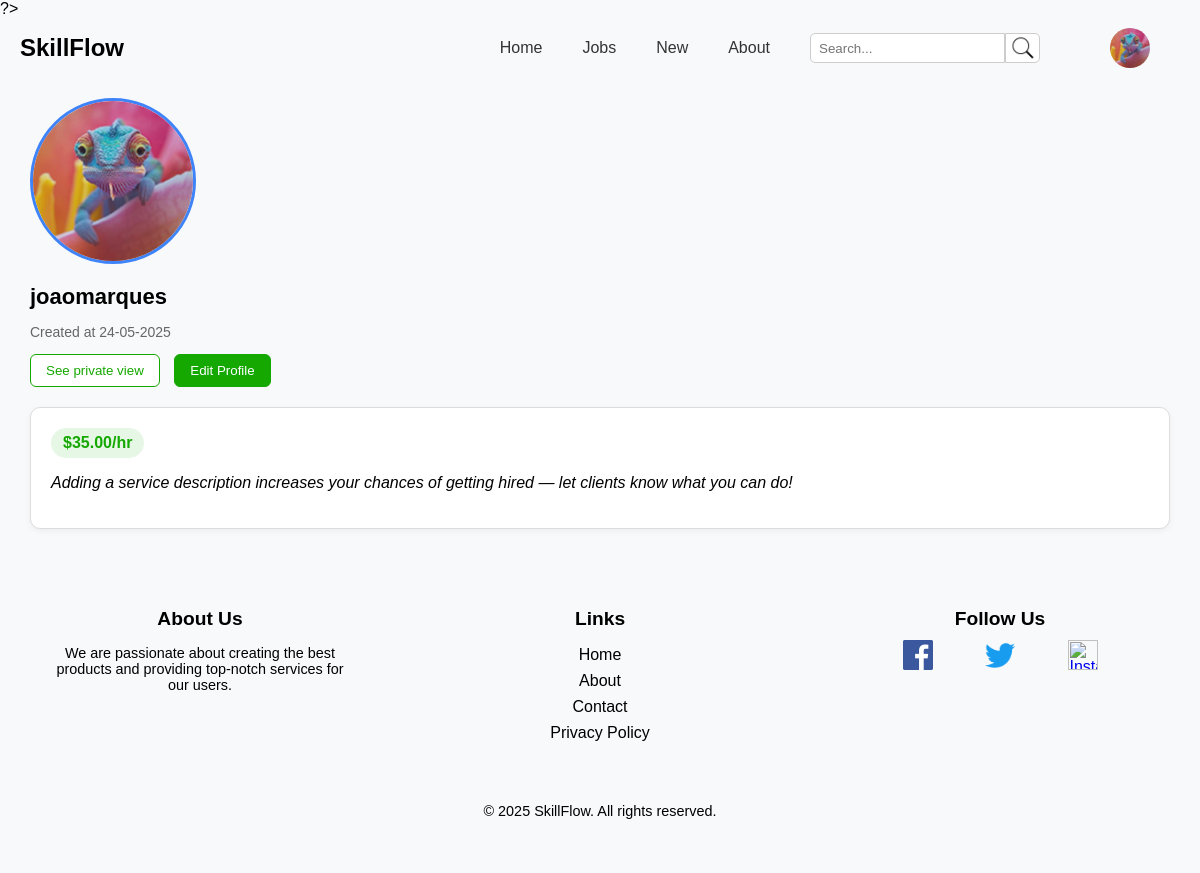
Screenshot of /Pages/profile.php (signed in) with the database file from the repository.
### tables this page shows
CREATE TABLE "User" (
    id INTEGER PRIMARY KEY AUTOINCREMENT NOT NULL,
    name TEXT NOT NULL,
    email TEXT NOT NULL UNIQUE,
    password TEXT NOT NULL,
    created_at TEXT,
    level INTEGER NOT NULL DEFAULT 1,
    birth_date TEXT NOT NULL,
    profile_picture_id INTEGER,
    phone TEXT NOT NULL,
    nr_bank_account TEXT NOT NULL,
    address TEXT NOT NULL,
    rate REAL DEFAULT 0, 
    description TEXT DEFAULT '',
    FOREIGN KEY (profile_picture_id) REFERENCES Images(id)
        ON DELETE SET NULL
);

### Utils/Session.php (called while the page is built, shortened)
<?php
  class Session {
    public function getId() : ?int {
      return isset($_SESSION['id']) ? $_SESSION['id'] : null;
    }
  }
?>

### database/userClass.php (called while the page is built, shortened)
<?php
class User {
    public function __construct(
        int $id,
        string $name,
        string $email,
        string $password,
        string $created_at,
        int $level,
        string $birth_date,
        string $phone,
        string $nr_bank_account,
        string $address,
        ?float $rate,
        ?string $description,
        ?int $profile_picture_id = null
    )
    {
        $this->name = $name;
        $this->created_at = $created_at;
        $this->rate = $rate;
        $this->profile_picture_id = $profile_picture_id;
    }
    static function getUser(PDO $db, int $id) : User {
        $stmt = $db->prepare('
            SELECT id, name, email, password, created_at, level, birth_date, phone, nr_bank_account, address, rate, description, profile_picture_id
            FROM User
            WHERE id = ?
        ');
        $stmt->execute(array($id));
        $user = $stmt->fetch();
        return new User(
            $user['id'],
            $user['name'],
            $user['email'],
            $user['password'],
            $user['created_at'],
            $user['level'],
            $user['birth_date'],
            $user['phone'],
            $user['nr_bank_account'],
            $user['address'],
            $user['rate'],
            $user['description'],
            $user['profile_picture_id'] ?? null
        );
    }
}
?>

### Pages/profile.php (the view, shortened to what this page needs)
<?php
require_once('../Templates/common_template.php');
require_once(__DIR__ . '/../Utils/Session.php');
require_once(__DIR__ . '/../database/connection.php');
require_once(__DIR__ . '/../database/userClass.php');
$session = new Session();
$db = getDatabaseConnection();
$user = User::getUser($db, $session->getId());
drawHeader($session);
?>
<!DOCTYPE html>
<html lang="en">
<head>
  <link rel="stylesheet" href="../css/profile.css" />
  <link rel="stylesheet" href="../css/navbar.css">
  <link rel="stylesheet" href="../css/footer.css">
</head>
<body>
  <section class="profile">
    <div class="profile-header">
      <?php $imageId = $user->profile_picture_id ?? null;
            $imageIdString = (string)$imageId; ?>
      <div class="profile-picture">
        <?php if ($imageId): ?>
          <img src="../Actions/images/originals/<?= htmlspecialchars($imageIdString) ?>.jpg" alt="Profile Picture" />
        <?php else: ?>
          <img src="../assets/icons/default-avatar.png" alt="Default Profile Picture" />
        <?php endif; ?>
      </div>
      <div class="profile-info">
        <h1><?= htmlspecialchars($user->name) ?></h1>
        <p>Created at <?= htmlspecialchars($user->created_at) ?></p>
      </div>
      <button class="public-view">See private view</button>
      <button class="profile-settings" onclick="window.location.href='edit_profile.php';">Edit Profile</button>
    </div>
    <div class="profile-body">
      <div class="service-card">
        <div class="service-header">
          <?php if (!is_null($user->rate)): ?>
            <span class="rate">$<?= number_format($user->rate, 2) ?>/hr</span>
          <?php else: ?>
            <span class="rate">No rate set</span>
          <?php endif; ?>
        </div>
        <p>
          <?php if (!empty($user->description)): ?>
            <?= nl2br(htmlspecialchars($user->description)) ?>
          <?php else: ?>
            <em>Adding a service description increases your chances of getting hired — let clients know what you can do!</em>
          <?php endif; ?>
        </p>
      </div>
    </div>
  </section>
</body>
</html>

### css/jobs.css (style rules this page uses)
body { font-family: Arial, sans-serif; margin: 0; padding: 0; background-color: #f8f9fa; }
h1, h2 { margin: 0; }
button { cursor: pointer; font-family: inherit; }

### css/profile.css (style rules this page uses)
body { font-family: Arial, sans-serif; margin: 0; padding: 0; }
h1, h2 { margin: 0; }
button { cursor: pointer; }
.profile { width: 95%; margin: 20px auto; }
.profile-picture { width: 160px; height: 160px; border-radius: 50%; overflow: hidden; border: 3px solid #3f83f8; margin-bottom: 20px; align-self: center; }
.profile-picture img { width: 100%; height: 100%; object-fit: cover; }
.profile-info h1 { font-size: 22px; margin-bottom: 5px; }
.profile-info p { color: #666; font-size: 14px; }
.public-view, .profile-settings { margin-left: auto; margin-right: 10px; padding: 8px 15px; border: 1px solid #14a800; background-color: white; color: #14a800; border-radius: 6px; cursor: pointer; }
.profile-settings { background-color: #14a800; color: white; }
.profile-body { display: flex; flex-direction: column; gap: 20px; margin-top: 20px; }
.service-card { background-color: #fff; padding: 20px; border-radius: 10px; box-shadow: 0 4px 8px rgba(0, 0, 0, 0.1); border: 1px solid #ddd; }
.service-header { display: flex; justify-content: space-between; align-items: center; }
.service-header .rate { font-weight: bold; color: #14a800; font-size: 18px; }
.service-card { background-color: #fff; padding: 20px; border-radius: 10px; box-shadow: 0 2px 6px rgba(0, 0, 0, 0.05); border: 1px solid #ddd; }
.service-header { display: flex; justify-content: space-between; align-items: flex-start; flex-wrap: wrap; gap: 10px; }
.service-header .rate { font-weight: bold; color: #14a800; font-size: 16px; background-color: #e6f7e6; padding: 6px 12px; border-radius: 20px; white-space: nowrap; }

### rows the page displays
user: name "joaomarques", created_at "24-05-2025", rate "35.00"
